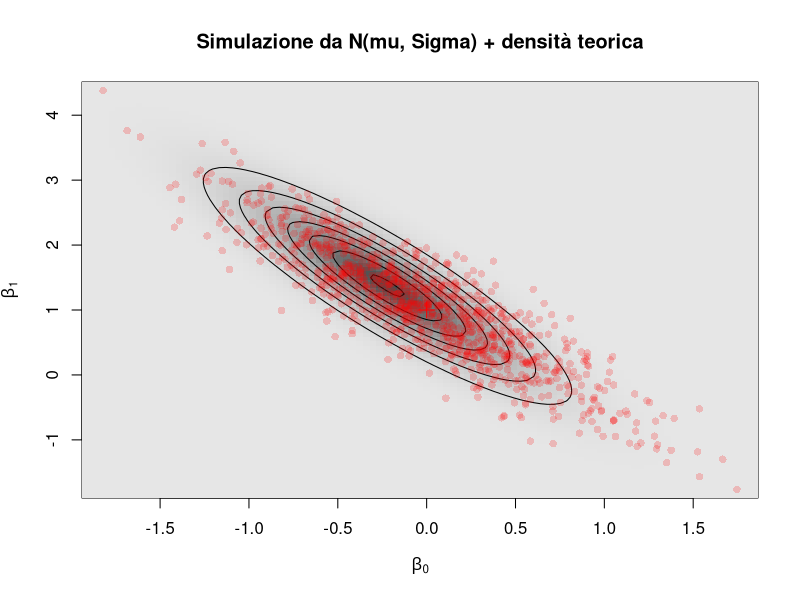

Here is the R script that generated this plot: (Note: this script raises an error after producing the figure.)
set.seed(42)

# Parametri del modello
sge <- 0.8
sigma2 <- sge^2
x <- (1:10)/10
n <- length(x)
X <- cbind(1, x)
beta <- c(0, 1)

# Matrice teorica di covarianza
XtX_inv <- solve(t(X) %*% X)
V_theo <- sigma2 * XtX_inv

# Simulazione
B <- 10000
betas <- matrix(NA, nrow = B, ncol = 2)

for (i in 1:B) {
  y <- X %*% beta + rnorm(n, mean = 0, sd = sge)
  fit <- lsfit(x, y)
  betas[i, ] <- fit$coefficients
}

# Matrice empirica
V_emp <- cov(betas)

# Confronto
round(V_emp, 5)[1:4]
round(V_theo, 5)



library(mvtnorm)

# 1. Parametri
mu <- c(0, 1)
CS <- matrix(V_emp[1:4], nrow = 2, byrow = TRUE)
CS <- V_theo

# 2. Simula 10000 osservazioni da N(mu, CS)
set.seed(1230)
sim <- rmvnorm(1000, mean = mu, sigma = CS)

cs <- cov(sim)
# 3. Griglia per la densità teorica
b0gr <- seq(min(sim[,1])-.1, max(sim[,1])+.1, length.out = 101)
b1gr <- seq(min(sim[,2])-.1, max(sim[,2])+.1, length.out = 101)
grid <- expand.grid(b0 = b0gr, b1 = b1gr)

# 4. Densità teorica su griglia
# 

f_norm <- function(x) {
  y <- x[2]
  x <- x[1]
  1 / (2 * pi * sqrt(det(CS))) * exp(-0.5 * t(c(x, y) - mu) %*% solve(CS) %*% (c(x, y) - mu))
}

dens_vals <- unname(apply(grid,1,f_norm))
dens_mat <- matrix(dens_vals, nrow = 101, byrow = T)

# 5. Grafico
image(b0gr, b1gr, dens_mat, col = rev(gray.colors(100)),
      xlab = expression(beta[0]), ylab = expression(beta[1]),
      main = "Simulazione da N(mu, Sigma) + densità teorica")
contour(b0gr, b1gr, (dens_mat), drawlabels = FALSE,add=T)
points(sim[,1], sim[,2], pch = 16, cex = 1, col = adjustcolor("red", 0.2))

points(mu[1], mu[2], pch = 3, col = "red", cex = 1.5)

############### DEFINITVA
############### 

set.seed(1000)
sge <- .8
sigma2 <- sge^2
x <- (1:10)/10
y <- x+rnorm(10,0,sge)
nrep <- 5000
V0 <- sge^2 * (1/10+mean(x)^2/(10*s2c(x))) 
V1 <- sge^2 / (10*s2c(x)) 
C12<- -mean(x)*V1

# generazione delle Y replicate
y_sim <- replicate(nrep, 0 + 1 * x + rnorm(length(x), sd=sge))

# calcolo delle stime b0 e b1 per ciascuna simulazione
X <- cbind(1, x)
XX1 <- solve(t(X) %*% X)
b_hat <- apply(y_sim, 2, function(y) XX1 %*% t(X) %*% y)
b_hat <- t(b_hat)  # righe = simulazioni
mu <- c(0,1)


# Matrice teorica di covarianza
CS <- sigma2 * XX1


b0gr <- seq(-3*sqrt(CS[1,1]),+3*sqrt(CS[1,1]),length.out = 101)
b1gr <- seq(1-3*sqrt(CS[2,2]),1+3*sqrt(CS[2,2]),length.out = 101)
b01  <- expand.grid(b0gr,b1gr)

f_norm <- function(x) {
  y <- x[2]
  x <- x[1]
  1 / (2 * pi * sqrt(det(CS))) * exp(-0.5 * t(c(x, y) - mu) %*% solve(CS) %*% (c(x, y) - mu))
}
sey <-function(x,n) sqrt(sge^2*(1/n+(x-mean(x))^2/(n*s2c(x))))

dens_vals <- unname(apply(b01,1,f_norm))
dens_mat <- matrix(dens_vals, nrow = 101, byrow = T)

par(mfrow=c(1,2),cex=cex)

plot(x,y,pch=16,cex=1,ylim=c(-1,3),lty=2,type="n",axes=F,xlab="x",ylab="y")
axis(1,x)
axis(2)
ppp <- matrix(nrow = 500,ncol=2)
for(i in 1:500){
  md <- b_hat[i,]
  abline(md,col="Grey")
}
abline(0,1,col="DarkRed",lwd=2)
abline(v=mean(x),lty=2)
abline(h=mean(x),lty=2)

curve(x+1.96*sey(x,n=10),add=T,lty=2,col="DarkRed",lwd=2)
curve(x-1.96*sey(x,n=10),add=T,lty=2,col="DarkRed",lwd=2)

# 5. Grafico
image(b0gr, b1gr, dens_mat, col = rev(gray.colors(100)),
      xlab = expression(beta[0]), ylab = expression(beta[1]),
      main = "Simulazione da N(mu, Sigma) + densità teorica")
contour(b0gr, b1gr, (dens_mat), drawlabels = FALSE,add=T)

points(b_hat[1:500,1],b_hat[1:500,2],pch=16,cex=.5,col="darkblue")
points(0,1,pch=3,col=2)


